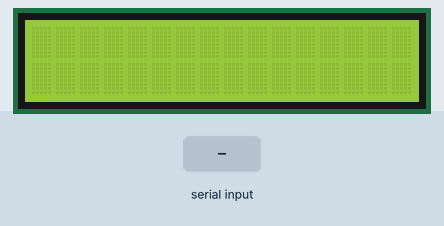
Bench run of a sketch on a simulated Arduino Uno, built with avr-gcc and run on an emulated ATmega328P. On the bench: 16×2 character LCD. The test bench sets the inputs (shaded band). What the sketch prints to the serial monitor is not drawn.

Above: at 1.2 s.
1.3 s: "1" received over Serial
At 2.6 s:
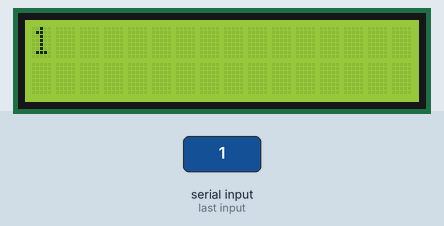
2.9 s: "0" received over Serial
At 4.0 s:
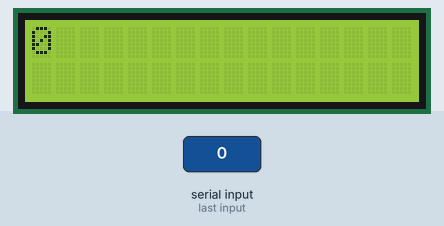
Timing chart, 0 to 5.9 s (numbered marks = the images above; inputs shaded):
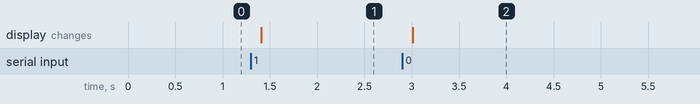

The sketch:

LCD_Stuff.ino
```cpp
#include <LiquidCrystal.h>

#include <IRremote.h>

int RECV_PIN = 8;

IRrecv irrecv(RECV_PIN);

decode_results results;

String content = "";
char character;
int currentCharactersDisplayed;

// initialize the library with the numbers of the interface pins
LiquidCrystal lcd(12, 11, 5, 4, 3, 2);

void setup() {
  // set up the LCD's number of columns and rows:
  lcd.begin(16, 2);
  // initialize the serial communications:
  Serial.begin(9600);
  Serial.println("IR Receiver Raw Data + Button Decode Test");
  irrecv.enableIRIn();
}

void loop() {
   if(irrecv.decode(&results)) // have we received an IR signal?

  {
//    Serial.println(results.value, HEX);  UN Comment to see raw values
    translateIR();
    irrecv.resume(); // receive the next value
  }
  // when characters arrive over the serial port...
  if (Serial.available()) {
    // wait a bit for the entire message to arrive
    delay(100);
    // clear the screen
    lcd.clear();
    content = "";
    // read all the available characters
    while(Serial.available()) {
      character = Serial.read();
      content.concat(character);
    }
  }

   lcd.clear();
   lcd.setCursor(0, 0);
   lcd.print(content.substring(currentCharactersDisplayed, currentCharactersDisplayed + 16));
   lcd.setCursor(0, 1);
   lcd.print(content.substring(currentCharactersDisplayed + 16, currentCharactersDisplayed + 32));
   delay(40);


 if (irrecv.decode(&results)) // have we received an IR signal?

  {
//    Serial.println(results.value, HEX);  UN Comment to see raw values
    translateIR();
    irrecv.resume(); // receive the next value
  }
}
void translateIR() // takes action based on IR code received

// describing Car MP3 IR codes

{

  switch(results.value)

  {

  case 0xFFA25D:
    Serial.println("q");
    break;

  case 0xFF629D:
    Serial.println(" CH             ");
    break;

  case 0xFFE21D:
    Serial.println("d");
    break;

  case 0xFF22DD:
    Serial.println("P"); //Previous
    currentCharactersDisplayed = 0;
    break;

  case 0xFF02FD:
    Serial.println("N"); //NEXT
    currentCharactersDisplayed = 0;
    break;

  case 0xFFC23D:
    Serial.println("p"); //PLAY/PAUSE
    currentCharactersDisplayed += 32;
    if(currentCharactersDisplayed >= content.length())
    {
      currentCharactersDisplayed = 0;
    }
    break;

  case 0xFFE01F:
    Serial.println(" VOL-           ");
    break;

  case 0xFFA857:
    Serial.println(" VOL+           ");
    break;

  case 0xFF906F:
    Serial.println(" EQ             ");
    break;

  case 0xFF6897:
    Serial.println(" 0              ");
    break;

  case 0xFF9867:
    Serial.println(" 100+           ");
    break;

  case 0xFFB04F:
    Serial.println(" 200+           ");
    break;

  case 0xFF30CF:
    Serial.println(" 1              ");
    break;

  case 0xFF18E7:
    Serial.println(" 2              ");
    break;

  case 0xFF7A85:
    Serial.println(" 3              ");
    break;

  case 0xFF10EF:
    Serial.println(" 4              ");
    break;

  case 0xFF38C7:
    Serial.println(" 5              ");
    break;

  case 0xFF5AA5:
    Serial.println(" 6              ");
    break;

  case 0xFF42BD:
    Serial.println(" 7              ");
    break;

  case 0xFF4AB5:
    Serial.println(" 8              ");
    break;

  case 0xFF52AD:
    Serial.println(" 9              ");
    break;

  default:
    Serial.println(" other button   ");

  }

  delay(500);


}
```

Measured:
- after the input at 1.3 s, the display: changes after 0.11 s (image 1)
- after the input at 2.9 s, the display: changes after 0.11 s (image 2)
